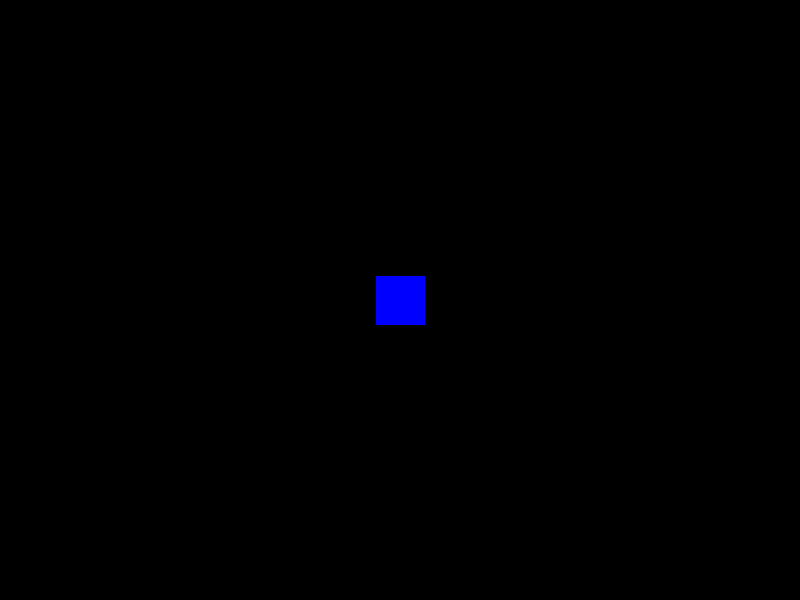
Frame 1 (no input)
Frame 60 (the mouse pressed at the canvas centre just before this capture): identical to frame 1, image omitted
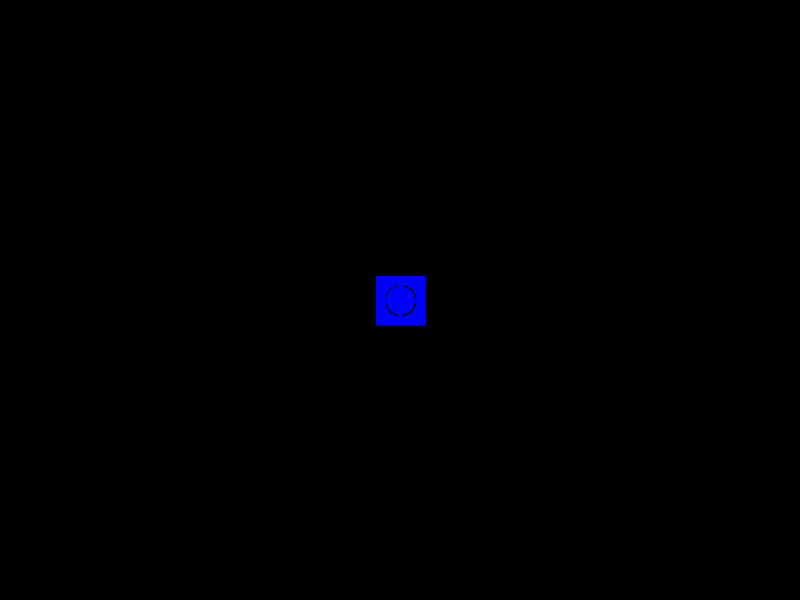
Frame 120 (the mouse held since frame 60 and released just before this capture)

The Processing sketch that drew these frames (run headless with seeded random() and noise(); from frame 60 on, the mouse is pressed at the canvas centre):

// Processing sketch: VoidFunctions
// ── VoidFunctions.pde

void setup() {
  size(800, 600); //set size
  background(0); //set background
  drawBlueSquare(); //perform function
}

void draw() {
  if (mousePressed) { //perform function when mouse is pressed
    drawCircleMouse(mouseX, mouseY);
  }
  if (keyPressed) { //perform function when key is pressed
    drawRandom();
  }
}

void drawBlueSquare() {
  float l = 50; //set size of rect
  fill(0, 0, 255); //set blue fill
  rect((width/2)-l/2, (height/2)-l/2, l, l); //set it center of canvas
}

void drawCircleMouse(int x, int y) {
  ellipse(x, y, 30, 30); //draw random ellipse at mouse x and y
}

void drawRandom() {
  float r = round(random(1, 3)); //get a random value 1 to 3
  if (r==1) { //if value is equal to one, draw a random ellipse
    fill(random(255), random(255), random(255)); //set random fill
    ellipse(random(width), random(height), random(5, 15), random(5, 15)); //draw shape
  }
  if(r==2) { //if value is equal to two, draw a random rectangle
    fill(random(255), random(255), random(255));
    rect(random(width), random(height), random(10,25), random(10,25));
  }
  if(r==3) { //if value is equal to three, draw a random triangle
    fill(random(255), random(255), random(255));
    triangle(random(width), random(height), random(width), random(height), random(width), random(height));
  }
  println(r); //see value of random
}
